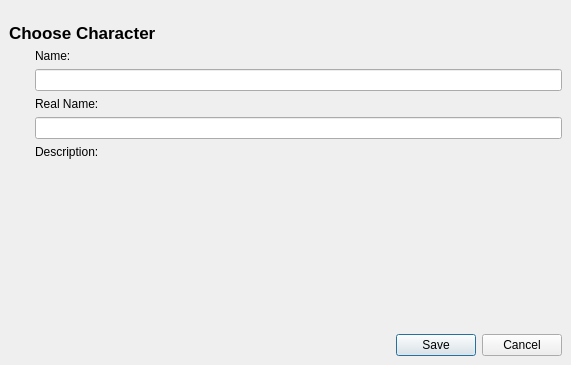
<?xml version="1.0" encoding="UTF-8"?>
<ui version="4.0">
 <class>CharactersDataEdit</class>
 <widget class="QWidget" name="CharactersDataEdit">
  <property name="geometry">
   <rect>
    <x>0</x>
    <y>0</y>
    <width>571</width>
    <height>365</height>
   </rect>
  </property>
  <property name="windowTitle">
   <string>Form</string>
  </property>
  <layout class="QGridLayout" name="gridLayout_2">
   <property name="leftMargin">
    <number>0</number>
   </property>
   <property name="topMargin">
    <number>0</number>
   </property>
   <property name="rightMargin">
    <number>0</number>
   </property>
   <property name="bottomMargin">
    <number>0</number>
   </property>
   <property name="spacing">
    <number>0</number>
   </property>
   <item row="0" column="0">
    <widget class="QLabel" name="topEmptyLabel">
     <property name="text">
      <string/>
     </property>
    </widget>
   </item>
   <item row="1" column="0">
    <widget class="QWidget" name="mainContainer" native="true">
     <property name="sizePolicy">
      <sizepolicy hsizetype="Preferred" vsizetype="Expanding">
       <horstretch>0</horstretch>
       <verstretch>0</verstretch>
      </sizepolicy>
     </property>
     <layout class="QGridLayout" name="gridLayout">
      <item row="1" column="0" rowspan="7">
       <layout class="QVBoxLayout" name="verticalLayout">
        <item>
         <widget class="PhotosChooser" name="photos" native="true"/>
        </item>
        <item>
         <spacer name="verticalSpacer_2">
          <property name="orientation">
           <enum>Qt::Vertical</enum>
          </property>
          <property name="sizeHint" stdset="0">
           <size>
            <width>20</width>
            <height>40</height>
           </size>
          </property>
         </spacer>
        </item>
       </layout>
      </item>
      <item row="1" column="1">
       <widget class="QLabel" name="nameTitle">
        <property name="text">
         <string>Name:</string>
        </property>
       </widget>
      </item>
      <item row="2" column="1">
       <widget class="QLineEdit" name="name"/>
      </item>
      <item row="3" column="1">
       <widget class="QLabel" name="realNameTitle">
        <property name="text">
         <string>Real Name:</string>
        </property>
       </widget>
      </item>
      <item row="4" column="1">
       <widget class="QLineEdit" name="realName"/>
      </item>
      <item row="5" column="1">
       <widget class="QLabel" name="descriptionTitle">
        <property name="text">
         <string>Description:</string>
        </property>
       </widget>
      </item>
      <item row="6" column="1">
       <widget class="SimpleTextEditor" name="description" native="true">
        <property name="sizePolicy">
         <sizepolicy hsizetype="Preferred" vsizetype="Expanding">
          <horstretch>0</horstretch>
          <verstretch>0</verstretch>
         </sizepolicy>
        </property>
       </widget>
      </item>
      <item row="7" column="1">
       <layout class="QHBoxLayout" name="horizontalLayout">
        <item>
         <spacer name="horizontalSpacer">
          <property name="orientation">
           <enum>Qt::Horizontal</enum>
          </property>
          <property name="sizeHint" stdset="0">
           <size>
            <width>40</width>
            <height>20</height>
           </size>
          </property>
         </spacer>
        </item>
        <item>
         <widget class="QPushButton" name="save">
          <property name="text">
           <string>Save</string>
          </property>
          <property name="autoDefault">
           <bool>true</bool>
          </property>
          <property name="default">
           <bool>true</bool>
          </property>
         </widget>
        </item>
        <item>
         <widget class="QPushButton" name="cancel">
          <property name="text">
           <string>Cancel</string>
          </property>
         </widget>
        </item>
       </layout>
      </item>
      <item row="0" column="0" colspan="2">
       <widget class="QLabel" name="sourceName">
        <property name="font">
         <font>
          <pointsize>13</pointsize>
          <weight>75</weight>
          <bold>true</bold>
         </font>
        </property>
        <property name="text">
         <string>Choose Character</string>
        </property>
        <property name="margin">
         <number>6</number>
        </property>
       </widget>
      </item>
     </layout>
    </widget>
   </item>
  </layout>
 </widget>
 <customwidgets>
  <customwidget>
   <class>SimpleTextEditor</class>
   <extends>QWidget</extends>
   <header location="global">3rd_party/Widgets/SimpleTextEditor/SimpleTextEditor.h</header>
   <container>1</container>
  </customwidget>
  <customwidget>
   <class>PhotosChooser</class>
   <extends>QWidget</extends>
   <header location="global">3rd_party/Widgets/PhotosChooser/PhotosChooser.h</header>
   <container>1</container>
  </customwidget>
 </customwidgets>
 <tabstops>
  <tabstop>name</tabstop>
  <tabstop>realName</tabstop>
  <tabstop>save</tabstop>
  <tabstop>cancel</tabstop>
 </tabstops>
 <resources/>
 <connections/>
</ui>
